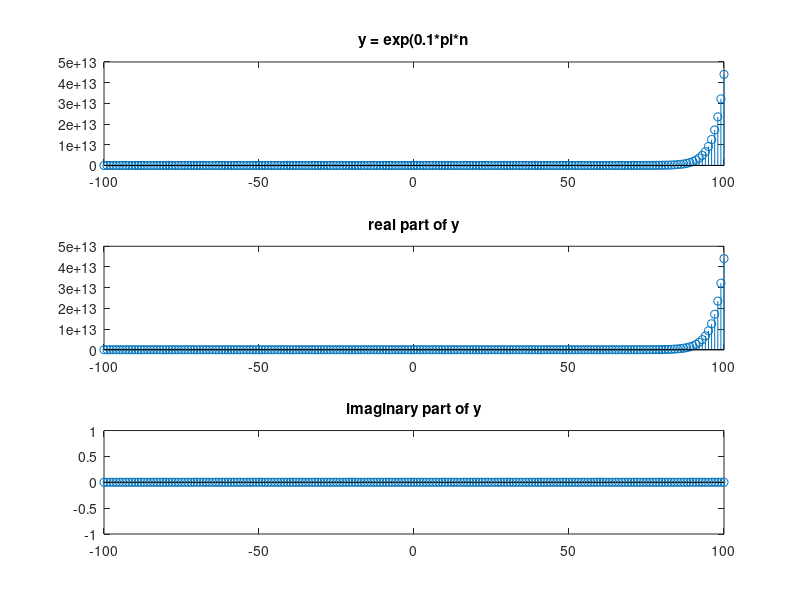
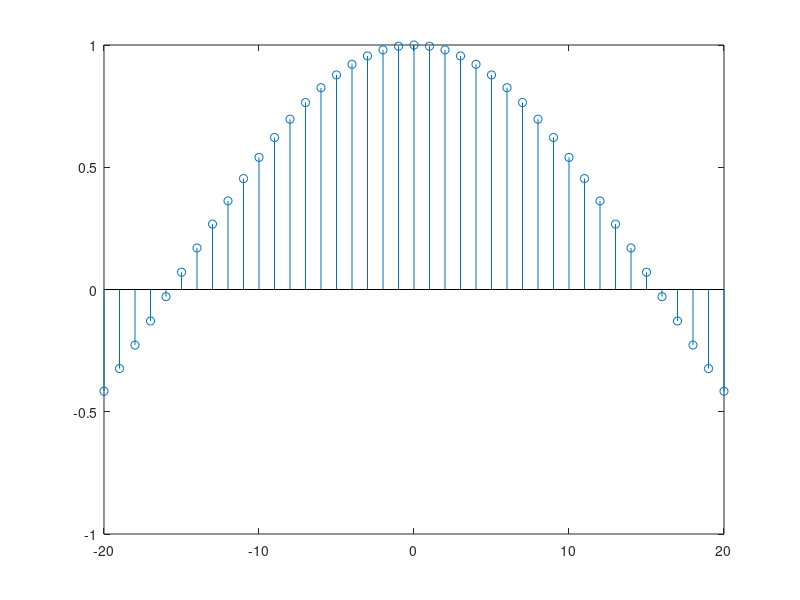

MATLAB code for these plots, in order:
% Digital Signal Processing Using Matlab 3rd
% Chapter 2 excercises - Problem 2.5

n = -100:100;
y = exp(0.1*pi*n);

subplot(3,1,1); stem(n,y); title('y = exp(0.1*pi*n');
subplot(3,1,2); stem(n, real(y)); title('real part of y');
subplot(3,1,3); stem(n, imag(y)); title('imaginary part of y');

figure;
n = -20:20;
y = cos(0.1*n);
stem(n,y);